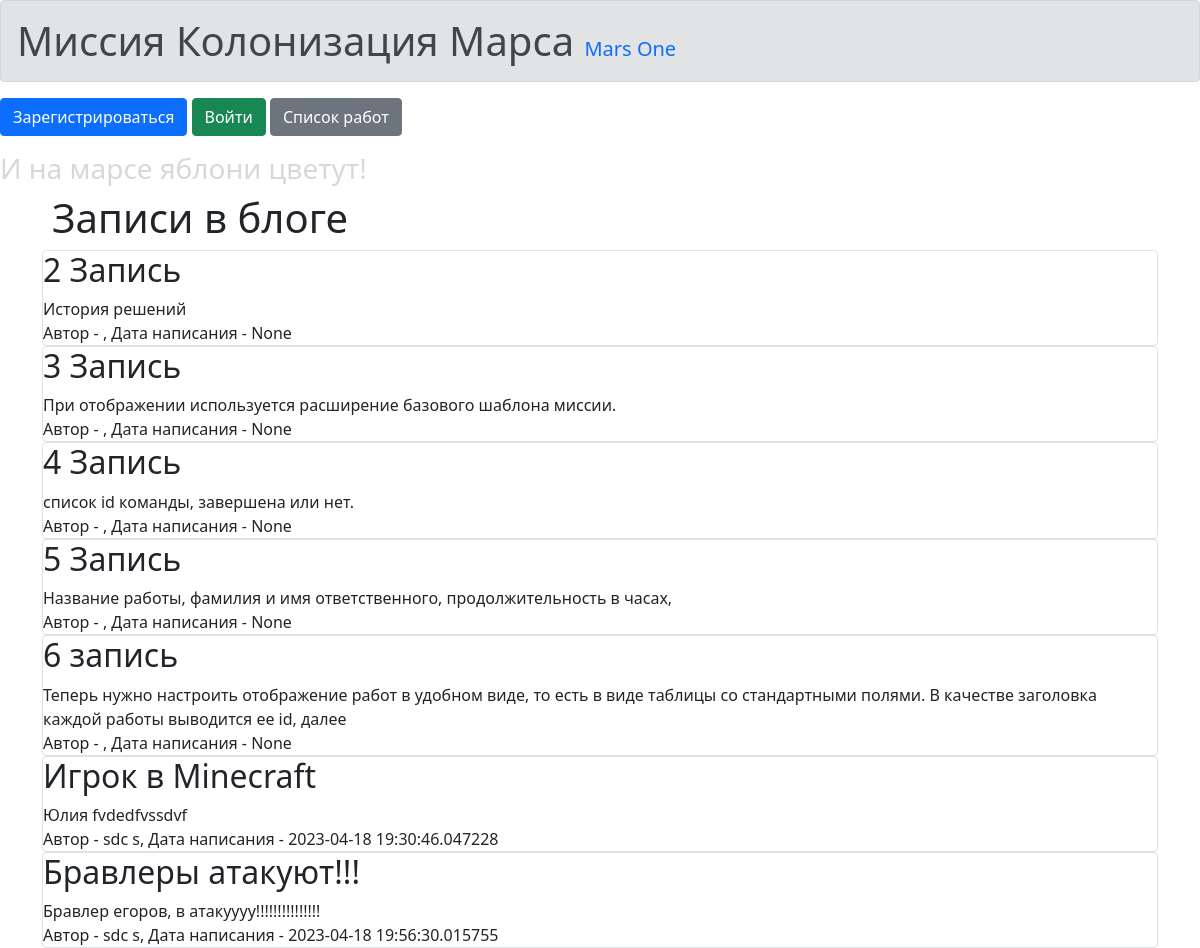
Before: / with the older database file.
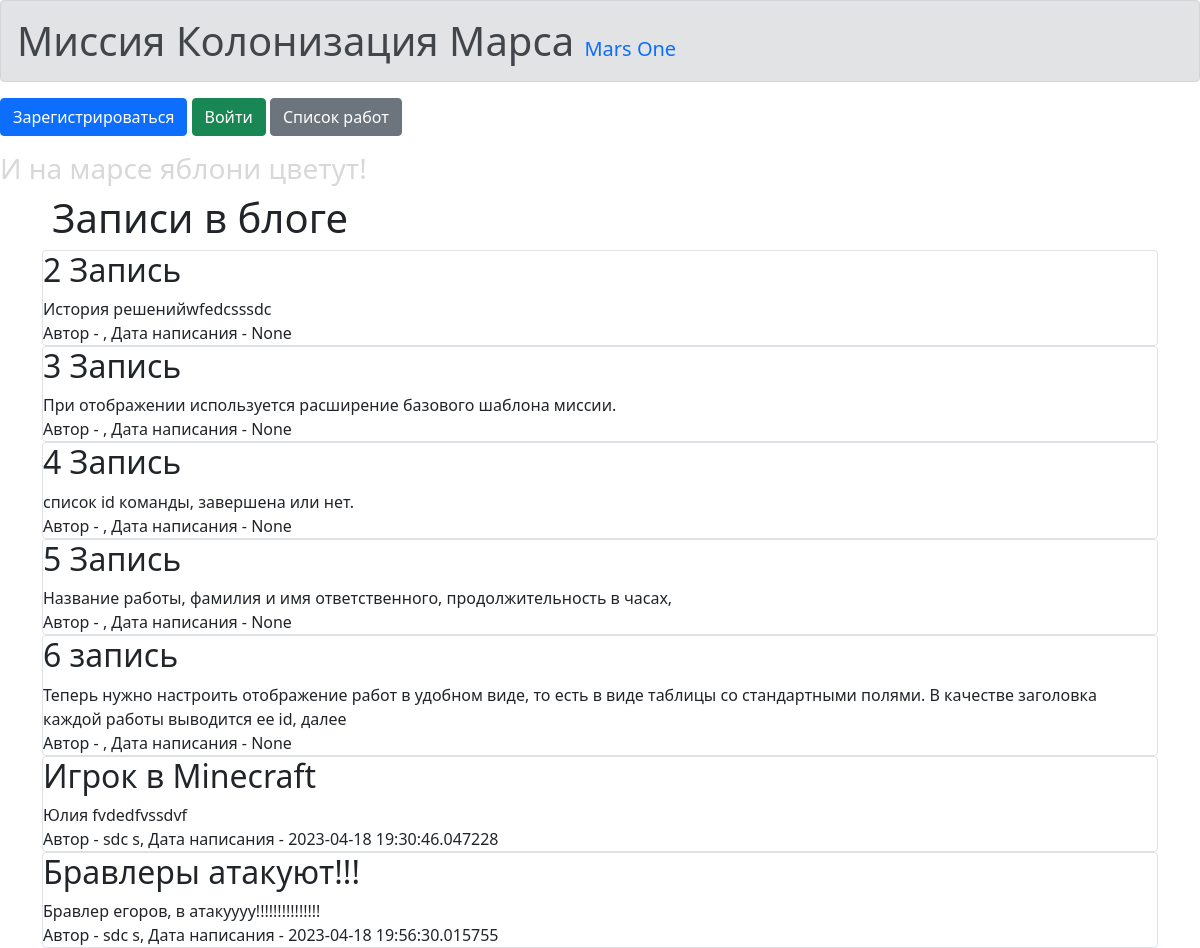
After: the same page with the newer database file.
### data/news.py (models this page shows, shortened)
class News(SqlAlchemyBase, UserMixin):
    __tablename__ = 'news'
    id = sqlalchemy.Column(sqlalchemy.Integer,
                           primary_key=True, autoincrement=True)
    title = sqlalchemy.Column(sqlalchemy.String, nullable=True)
    content = sqlalchemy.Column(sqlalchemy.String, nullable=True)
    created_date = sqlalchemy.Column(sqlalchemy.DateTime,
                                     default=datetime.datetime.now)
    is_private = sqlalchemy.Column(sqlalchemy.Boolean, default=True)
    user_id = sqlalchemy.Column(sqlalchemy.Integer,
                                sqlalchemy.ForeignKey("users.id"))
    user = orm.relationship('User')

### main.py (the view)
@app.route("/")
def index():
    if current_user.is_authenticated:
        news = db_sess.query(News).filter(
            (News.user == current_user) | (News.is_private != True))
    else:
        news = db_sess.query(News).filter(News.is_private != True)
    return render_template("index.html", news=news)

### templates/index.html (shortened to what this page needs)
{% extends "base.html" %}
{% block content %}
<h1>Записи в блоге</h1>
{% for item in news%}
<div class="col-md6 border rounded">
    <h2>{{item.title}}</h2>
    <div>
        {{item.content}}
    </div>
    <div>
        Автор - {{item.user.name}}, Дата написания - {{item.created_date}}
    </div>
</div>
{% endfor %}
{% endblock %}

Changed rows visible on the page:
changed News "2 Запись": content "История решений" → "История решенийwfedcsssdc"
